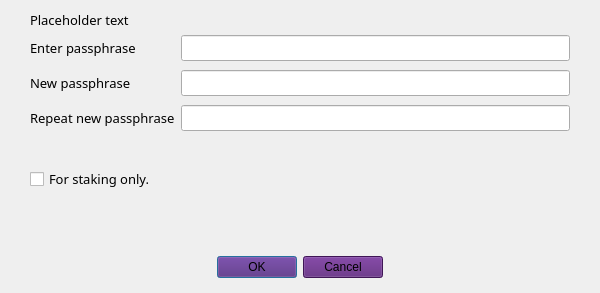
<?xml version="1.0" encoding="UTF-8"?>
<ui version="4.0">
 <class>AskPassphraseDialog</class>
 <widget class="QDialog" name="AskPassphraseDialog">
  <property name="geometry">
   <rect>
    <x>0</x>
    <y>0</y>
    <width>600</width>
    <height>293</height>
   </rect>
  </property>
  <property name="sizePolicy">
   <sizepolicy hsizetype="Preferred" vsizetype="Minimum">
    <horstretch>0</horstretch>
    <verstretch>0</verstretch>
   </sizepolicy>
  </property>
  <property name="minimumSize">
   <size>
    <width>550</width>
    <height>0</height>
   </size>
  </property>
  <property name="font">
   <font>
    <family>Source Sans Pro</family>
    <pointsize>10</pointsize>
   </font>
  </property>
  <property name="windowTitle">
   <string>Passphrase Dialog</string>
  </property>
  <layout class="QVBoxLayout" name="verticalLayout">
   <property name="sizeConstraint">
    <enum>QLayout::SetMinimumSize</enum>
   </property>
   <property name="leftMargin">
    <number>0</number>
   </property>
   <property name="rightMargin">
    <number>0</number>
   </property>
   <property name="bottomMargin">
    <number>0</number>
   </property>
   <item>
    <layout class="QVBoxLayout" name="verticalLayout_2">
     <property name="leftMargin">
      <number>30</number>
     </property>
     <property name="rightMargin">
      <number>30</number>
     </property>
     <item>
      <widget class="QLabel" name="warningLabel">
       <property name="text">
        <string notr="true">Placeholder text</string>
       </property>
       <property name="textFormat">
        <enum>Qt::RichText</enum>
       </property>
       <property name="wordWrap">
        <bool>true</bool>
       </property>
      </widget>
     </item>
     <item>
      <layout class="QFormLayout" name="formLayout">
       <property name="sizeConstraint">
        <enum>QLayout::SetMinimumSize</enum>
       </property>
       <property name="fieldGrowthPolicy">
        <enum>QFormLayout::AllNonFixedFieldsGrow</enum>
       </property>
       <property name="verticalSpacing">
        <number>9</number>
       </property>
       <property name="bottomMargin">
        <number>10</number>
       </property>
       <item row="0" column="0">
        <widget class="QLabel" name="passLabel1">
         <property name="text">
          <string>Enter passphrase</string>
         </property>
        </widget>
       </item>
       <item row="0" column="1">
        <widget class="QLineEdit" name="passEdit1">
         <property name="echoMode">
          <enum>QLineEdit::Password</enum>
         </property>
        </widget>
       </item>
       <item row="1" column="0">
        <widget class="QLabel" name="passLabel2">
         <property name="text">
          <string>New passphrase</string>
         </property>
        </widget>
       </item>
       <item row="1" column="1">
        <widget class="QLineEdit" name="passEdit2">
         <property name="echoMode">
          <enum>QLineEdit::Password</enum>
         </property>
        </widget>
       </item>
       <item row="2" column="0">
        <widget class="QLabel" name="passLabel3">
         <property name="text">
          <string>Repeat new passphrase</string>
         </property>
        </widget>
       </item>
       <item row="2" column="1">
        <widget class="QLineEdit" name="passEdit3">
         <property name="echoMode">
          <enum>QLineEdit::Password</enum>
         </property>
        </widget>
       </item>
       <item row="3" column="1">
        <widget class="QLabel" name="capsLabel">
         <property name="font">
          <font>
           <weight>75</weight>
           <bold>true</bold>
          </font>
         </property>
         <property name="text">
          <string/>
         </property>
         <property name="alignment">
          <set>Qt::AlignCenter</set>
         </property>
        </widget>
       </item>
       <item row="4" column="0" colspan="2">
        <widget class="QCheckBox" name="stakingCheckBox">
         <property name="toolTip">
          <string>Serves to disable the trivial sendmoney when OS account compromised. Provides no real security.</string>
         </property>
         <property name="text">
          <string>For staking only.</string>
         </property>
        </widget>
       </item>
      </layout>
     </item>
     <item>
      <spacer name="verticalSpacer">
       <property name="orientation">
        <enum>Qt::Vertical</enum>
       </property>
       <property name="sizeHint" stdset="0">
        <size>
         <width>20</width>
         <height>40</height>
        </size>
       </property>
      </spacer>
     </item>
    </layout>
   </item>
   <item>
    <widget class="QWidget" name="buttonsContainerWhite" native="true">
     <property name="maximumSize">
      <size>
       <width>16777215</width>
       <height>55</height>
      </size>
     </property>
     <layout class="QHBoxLayout" name="horizontalLayout">
      <property name="leftMargin">
       <number>30</number>
      </property>
      <property name="topMargin">
       <number>15</number>
      </property>
      <property name="rightMargin">
       <number>30</number>
      </property>
      <property name="bottomMargin">
       <number>15</number>
      </property>
      <item>
       <widget class="QDialogButtonBox" name="buttonBox">
        <property name="font">
         <font>
          <family>Source Sans Pro</family>
          <pointsize>10</pointsize>
         </font>
        </property>
        <property name="styleSheet">
         <string notr="true">background-color: #581F78;</string>
        </property>
        <property name="orientation">
         <enum>Qt::Horizontal</enum>
        </property>
        <property name="standardButtons">
         <set>QDialogButtonBox::Cancel|QDialogButtonBox::Ok</set>
        </property>
        <property name="centerButtons">
         <bool>true</bool>
        </property>
       </widget>
      </item>
     </layout>
    </widget>
   </item>
  </layout>
 </widget>
 <resources/>
 <connections>
  <connection>
   <sender>buttonBox</sender>
   <signal>accepted()</signal>
   <receiver>AskPassphraseDialog</receiver>
   <slot>accept()</slot>
   <hints>
    <hint type="sourcelabel">
     <x>20</x>
     <y>20</y>
    </hint>
    <hint type="destinationlabel">
     <x>20</x>
     <y>20</y>
    </hint>
   </hints>
  </connection>
  <connection>
   <sender>buttonBox</sender>
   <signal>rejected()</signal>
   <receiver>AskPassphraseDialog</receiver>
   <slot>reject()</slot>
   <hints>
    <hint type="sourcelabel">
     <x>20</x>
     <y>20</y>
    </hint>
    <hint type="destinationlabel">
     <x>20</x>
     <y>20</y>
    </hint>
   </hints>
  </connection>
 </connections>
</ui>
